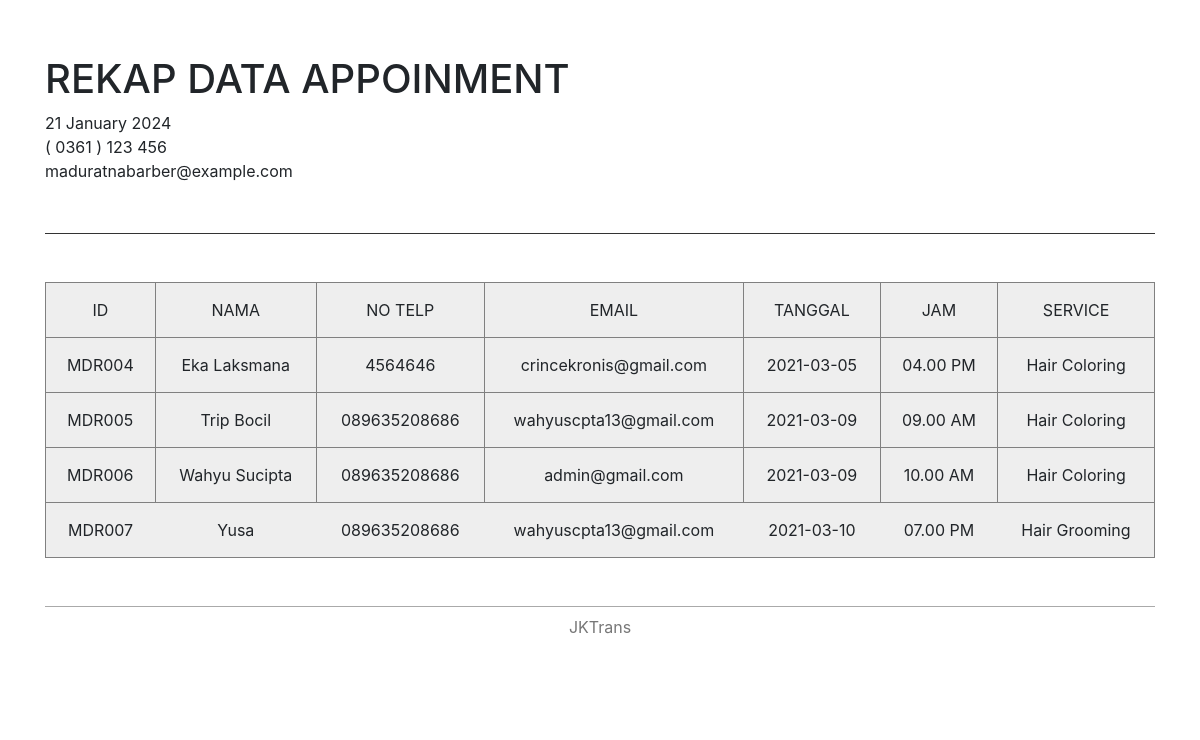
The page /admin/app/nota.php (signed in) on the database its author committed.
### tables this page shows
CREATE TABLE `tb_appoinment` (
  `id_appoinment` varchar(11) NOT NULL,
  `nama` varchar(50) NOT NULL,
  `notelp` varchar(12) NOT NULL,
  `email` varchar(50) NOT NULL,
  `tanggal` date NOT NULL,
  `id_jam` int(11) NOT NULL,
  `id_service` int(11) NOT NULL
);

CREATE TABLE `tb_jam` (
  `id_jam` int(11) NOT NULL,
  `jam` varchar(11) NOT NULL,
  `kategori` varchar(10) NOT NULL
);

CREATE TABLE `tb_service` (
  `id_service` int(11) NOT NULL,
  `nama` varchar(100) NOT NULL,
  `harga` varchar(250) NOT NULL,
  `desc_service` text NOT NULL
);

### admin/app/nota.php (the view, shortened to what this page needs)
<?php
    require_once "../../config/conn.php";
    $sql = "SELECT * FROM tb_appoinment";
    $query = mysqli_query($conn, $sql);
?>
<!DOCTYPE html>
<html>
<head>
 <link rel="stylesheet" type="text/css" href="css/style.css">
</head>
<body>
<link href="//maxcdn.bootstrapcdn.com/bootstrap/4.1.1/css/bootstrap.min.css" rel="stylesheet" id="bootstrap-css">
<div id="invoice">
    <div class="invoice overflow-auto">
        <div style="min-width: 600px">
            <header>
                <div class="row">
                    <div class="col">
                        <h1 target="_blank" href="https://lobianijs.com">
                            REKAP DATA APPOINMENT
                        </h1>
                        <div><?= date('d F Y') ?></div>
                        <div>( 0361 ) 123 456</div>
                        <div>maduratnabarber@example.com</div>
                    </div>
                    </div>
                </div>
            <main>
                <table border="1" cellspacing="0" cellpadding="0" class="mt-5">
                    <thead>
                        <tr>
                            <th>ID</th>
                            <th>NAMA</th>
                            <th>NO TELP</th>
                            <th>EMAIL</th>
                            <th>TANGGAL</th>
                            <th>JAM</th>
                            <th>SERVICE</th>
                        </tr>
                    </thead>
                    <tbody>
                        <?php foreach ($query as $row) :
                            $id_jam = $row['id_jam'];
                            $sql_2 = mysqli_query($conn, "SELECT * FROM tb_jam WHERE id_jam = '$id_jam' ");
                            $query_2 = mysqli_fetch_assoc($sql_2);
                            $id_service = $row['id_service'];
                            $sql_3 = mysqli_query($conn, "SELECT * FROM tb_service WHERE id_service = '$id_service' ");
                            $query_3 = mysqli_fetch_assoc($sql_3);
                        ?>
                        <tr>
                            <td><?php echo $row['id_appoinment']; ?></td>
                            <td><?php echo $row['nama']; ?></td>
                            <td><?php echo $row['notelp']; ?></td>
                            <td><?php echo $row['email']; ?></td>
                            <td><?php echo $row['tanggal']; ?></td>
                            <td><?php echo $query_2['jam'] ?> <?php echo $query_2['kategori'] ?></td>
                            <td><?php echo $query_3['nama'] ?></td>
                        </tr>
                        <?php endforeach; ?>
                    </tbody>
                </table>
            <footer class="mt-5">
                JKTrans
            </footer>
        </div>
    </div>
</body>
</html>

### admin/app/css/style.css (style rules this page uses)
html, body { background-color: #fff !important; }
body { font-family: "Poppins", sans-serif; height: 100vh; }
#invoice { padding: 30px; }
.invoice { position: relative; background-color: #FFF; min-height: 680px; padding: 15px }
.invoice header { padding: 10px 0; margin-bottom: 20px; padding-bottom: 50px; border-bottom: 1px solid #333 }
.invoice main { padding-bottom: 50px }
.invoice table { width: 100%; border-collapse: collapse; border-spacing: 0; margin-bottom: 20px; text-align: center; }
.invoice table td,.invoice table th { padding: 15px; background: #eee; }
.invoice table th { white-space: nowrap; font-weight: 400; font-size: 16px }
.invoice table tbody tr:last-child td { border: none }
.invoice footer { width: 100%; text-align: center; color: #777; border-top: 1px solid #aaa; padding: 8px 0 }

### rows shown on the page
tb_appoinment: id_appoinment "MDR004", nama "Eka Laksmana", notelp "4564646", email "crincekronis@gmail.com", tanggal "2021-03-05", id_jam.jam "04.00", id_jam.kategori "PM", id_service.nama "Hair Coloring"
tb_appoinment: id_appoinment "MDR005", nama "Trip Bocil", notelp "089635208686", email "wahyuscpta13@gmail.com", tanggal "2021-03-09", id_jam.jam "09.00", id_jam.kategori "AM", id_service.nama "Hair Coloring"
tb_appoinment: id_appoinment "MDR006", nama "Wahyu Sucipta", notelp "089635208686", email "admin@gmail.com", tanggal "2021-03-09", id_jam.jam "10.00", id_jam.kategori "AM", id_service.nama "Hair Coloring"
tb_appoinment: id_appoinment "MDR007", nama "Yusa", notelp "089635208686", email "wahyuscpta13@gmail.com", tanggal "2021-03-10", id_jam.jam "07.00", id_jam.kategori "PM", id_service.nama "Hair Grooming"
